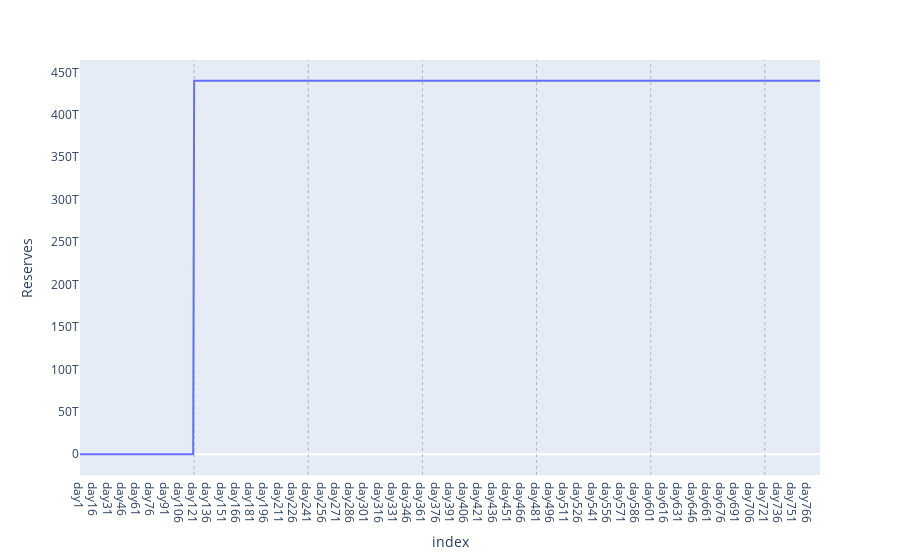
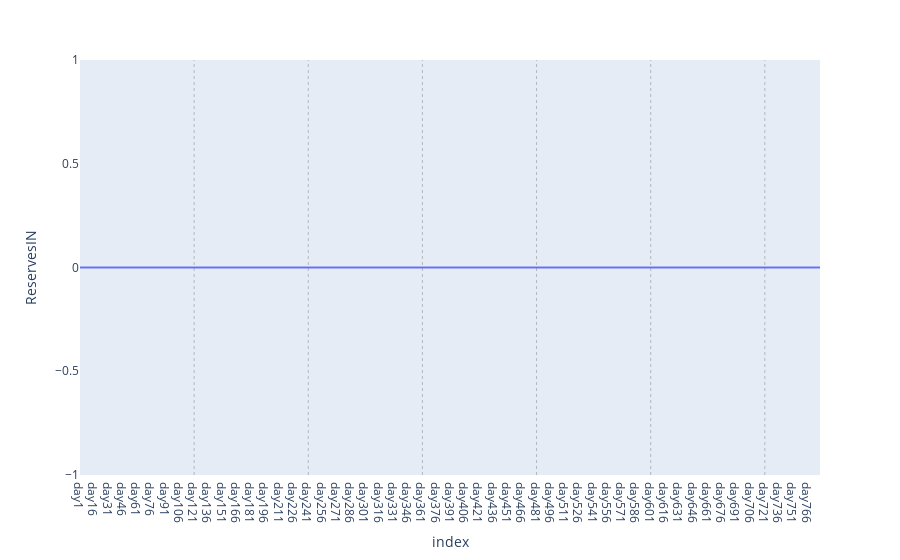
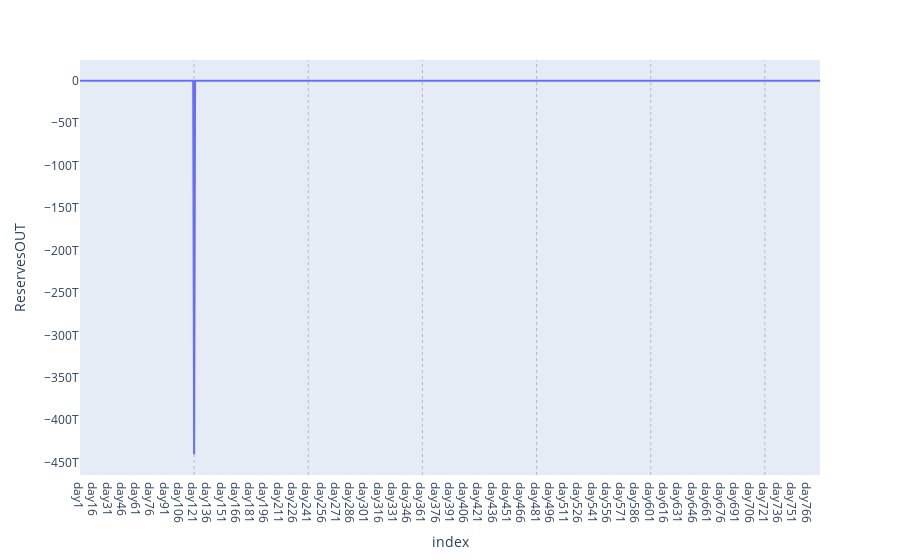
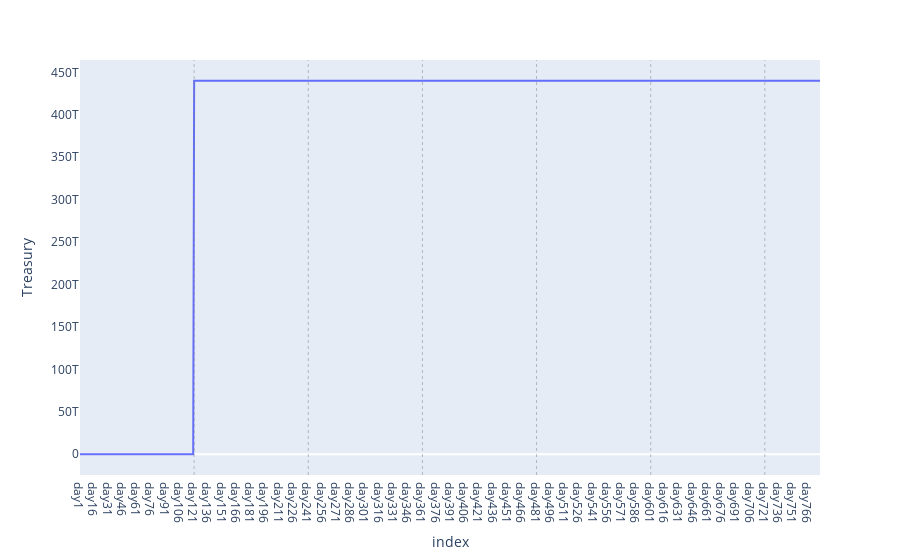

Notebook code cell kept with these figures, in order:
### Code cell
# Plot batch2
for col in df.columns:
    if col in ('Reserves', 'ReservesIN', 'ReservesOUT', 'Treasury'):
        fig = df.plot(x=df.index, y=df[col])
        fig.layout.update(xaxis=dict(showgrid=False), yaxis=dict(showgrid=False))
        for i in range (params.short_cycle, params.horizon, params.short_cycle):
            fig.add_vline(x=i, line_width=0.5, line_dash="dot", line_color="grey")
        fig.show()

### Figure 1 — Plotly figure (JSON) as saved in the notebook; plotly's stock layout.template omitted (floating-point values rounded to 4 significant figures; data arrays with more than 128 entries replaced by an {"elided": "..."} marker saying what was removed)
{"data": [{"hovertemplate": "index=%{x}<br>Reserves=%{y}<extra></extra>", "legendgroup": "", "line": {"color": "#636efa", "dash": "solid"}, "marker": {"symbol": "circle"}, "mode": "lines", "name": "", "orientation": "v", "showlegend": false, "type": "scatter", "x": {"elided": "779 str values"}, "xaxis": "x", "y": {"elided": "779 float values"}, "yaxis": "y"}], "layout": {"legend": {"tracegroupgap": 0}, "margin": {"t": 60}, "shapes": [{"line": {"color": "grey", "dash": "dot", "width": 0.5}, "type": "line", "x0": 120, "x1": 120, "xref": "x", "y0": 0, "y1": 1, "yref": "y domain"}, {"line": {"color": "grey", "dash": "dot", "width": 0.5}, "type": "line", "x0": 240, "x1": 240, "xref": "x", "y0": 0, "y1": 1, "yref": "y domain"}, {"line": {"color": "grey", "dash": "dot", "width": 0.5}, "type": "line", "x0": 360, "x1": 360, "xref": "x", "y0": 0, "y1": 1, "yref": "y domain"}, {"line": {"color": "grey", "dash": "dot", "width": 0.5}, "type": "line", "x0": 480, "x1": 480, "xref": "x", "y0": 0, "y1": 1, "yref": "y domain"}, {"line": {"color": "grey", "dash": "dot", "width": 0.5}, "type": "line", "x0": 600, "x1": 600, "xref": "x", "y0": 0, "y1": 1, "yref": "y domain"}, {"line": {"color": "grey", "dash": "dot", "width": 0.5}, "type": "line", "x0": 720, "x1": 720, "xref": "x", "y0": 0, "y1": 1, "yref": "y domain"}], "xaxis": {"anchor": "y", "domain": [0, 1], "showgrid": false, "title": {"text": "index"}}, "yaxis": {"anchor": "x", "domain": [0, 1], "showgrid": false, "title": {"text": "Reserves"}}}}

### Figure 2 — Plotly figure (JSON) as saved in the notebook; plotly's stock layout.template omitted (floating-point values rounded to 4 significant figures; data arrays with more than 128 entries replaced by an {"elided": "..."} marker saying what was removed)
{"data": [{"hovertemplate": "index=%{x}<br>ReservesIN=%{y}<extra></extra>", "legendgroup": "", "line": {"color": "#636efa", "dash": "solid"}, "marker": {"symbol": "circle"}, "mode": "lines", "name": "", "orientation": "v", "showlegend": false, "type": "scatter", "x": {"elided": "779 str values"}, "xaxis": "x", "y": {"elided": "779 int values"}, "yaxis": "y"}], "layout": {"legend": {"tracegroupgap": 0}, "margin": {"t": 60}, "shapes": [{"line": {"color": "grey", "dash": "dot", "width": 0.5}, "type": "line", "x0": 120, "x1": 120, "xref": "x", "y0": 0, "y1": 1, "yref": "y domain"}, {"line": {"color": "grey", "dash": "dot", "width": 0.5}, "type": "line", "x0": 240, "x1": 240, "xref": "x", "y0": 0, "y1": 1, "yref": "y domain"}, {"line": {"color": "grey", "dash": "dot", "width": 0.5}, "type": "line", "x0": 360, "x1": 360, "xref": "x", "y0": 0, "y1": 1, "yref": "y domain"}, {"line": {"color": "grey", "dash": "dot", "width": 0.5}, "type": "line", "x0": 480, "x1": 480, "xref": "x", "y0": 0, "y1": 1, "yref": "y domain"}, {"line": {"color": "grey", "dash": "dot", "width": 0.5}, "type": "line", "x0": 600, "x1": 600, "xref": "x", "y0": 0, "y1": 1, "yref": "y domain"}, {"line": {"color": "grey", "dash": "dot", "width": 0.5}, "type": "line", "x0": 720, "x1": 720, "xref": "x", "y0": 0, "y1": 1, "yref": "y domain"}], "xaxis": {"anchor": "y", "domain": [0, 1], "showgrid": false, "title": {"text": "index"}}, "yaxis": {"anchor": "x", "domain": [0, 1], "showgrid": false, "title": {"text": "ReservesIN"}}}}

### Figure 3 — Plotly figure (JSON) as saved in the notebook; plotly's stock layout.template omitted (floating-point values rounded to 4 significant figures; data arrays with more than 128 entries replaced by an {"elided": "..."} marker saying what was removed)
{"data": [{"hovertemplate": "index=%{x}<br>ReservesOUT=%{y}<extra></extra>", "legendgroup": "", "line": {"color": "#636efa", "dash": "solid"}, "marker": {"symbol": "circle"}, "mode": "lines", "name": "", "orientation": "v", "showlegend": false, "type": "scatter", "x": {"elided": "779 str values"}, "xaxis": "x", "y": {"elided": "779 float values"}, "yaxis": "y"}], "layout": {"legend": {"tracegroupgap": 0}, "margin": {"t": 60}, "shapes": [{"line": {"color": "grey", "dash": "dot", "width": 0.5}, "type": "line", "x0": 120, "x1": 120, "xref": "x", "y0": 0, "y1": 1, "yref": "y domain"}, {"line": {"color": "grey", "dash": "dot", "width": 0.5}, "type": "line", "x0": 240, "x1": 240, "xref": "x", "y0": 0, "y1": 1, "yref": "y domain"}, {"line": {"color": "grey", "dash": "dot", "width": 0.5}, "type": "line", "x0": 360, "x1": 360, "xref": "x", "y0": 0, "y1": 1, "yref": "y domain"}, {"line": {"color": "grey", "dash": "dot", "width": 0.5}, "type": "line", "x0": 480, "x1": 480, "xref": "x", "y0": 0, "y1": 1, "yref": "y domain"}, {"line": {"color": "grey", "dash": "dot", "width": 0.5}, "type": "line", "x0": 600, "x1": 600, "xref": "x", "y0": 0, "y1": 1, "yref": "y domain"}, {"line": {"color": "grey", "dash": "dot", "width": 0.5}, "type": "line", "x0": 720, "x1": 720, "xref": "x", "y0": 0, "y1": 1, "yref": "y domain"}], "xaxis": {"anchor": "y", "domain": [0, 1], "showgrid": false, "title": {"text": "index"}}, "yaxis": {"anchor": "x", "domain": [0, 1], "showgrid": false, "title": {"text": "ReservesOUT"}}}}

### Figure 4 — Plotly figure (JSON) as saved in the notebook; plotly's stock layout.template omitted (floating-point values rounded to 4 significant figures; data arrays with more than 128 entries replaced by an {"elided": "..."} marker saying what was removed)
{"data": [{"hovertemplate": "index=%{x}<br>Treasury=%{y}<extra></extra>", "legendgroup": "", "line": {"color": "#636efa", "dash": "solid"}, "marker": {"symbol": "circle"}, "mode": "lines", "name": "", "orientation": "v", "showlegend": false, "type": "scatter", "x": {"elided": "779 str values"}, "xaxis": "x", "y": {"elided": "779 float values"}, "yaxis": "y"}], "layout": {"legend": {"tracegroupgap": 0}, "margin": {"t": 60}, "shapes": [{"line": {"color": "grey", "dash": "dot", "width": 0.5}, "type": "line", "x0": 120, "x1": 120, "xref": "x", "y0": 0, "y1": 1, "yref": "y domain"}, {"line": {"color": "grey", "dash": "dot", "width": 0.5}, "type": "line", "x0": 240, "x1": 240, "xref": "x", "y0": 0, "y1": 1, "yref": "y domain"}, {"line": {"color": "grey", "dash": "dot", "width": 0.5}, "type": "line", "x0": 360, "x1": 360, "xref": "x", "y0": 0, "y1": 1, "yref": "y domain"}, {"line": {"color": "grey", "dash": "dot", "width": 0.5}, "type": "line", "x0": 480, "x1": 480, "xref": "x", "y0": 0, "y1": 1, "yref": "y domain"}, {"line": {"color": "grey", "dash": "dot", "width": 0.5}, "type": "line", "x0": 600, "x1": 600, "xref": "x", "y0": 0, "y1": 1, "yref": "y domain"}, {"line": {"color": "grey", "dash": "dot", "width": 0.5}, "type": "line", "x0": 720, "x1": 720, "xref": "x", "y0": 0, "y1": 1, "yref": "y domain"}], "xaxis": {"anchor": "y", "domain": [0, 1], "showgrid": false, "title": {"text": "index"}}, "yaxis": {"anchor": "x", "domain": [0, 1], "showgrid": false, "title": {"text": "Treasury"}}}}
